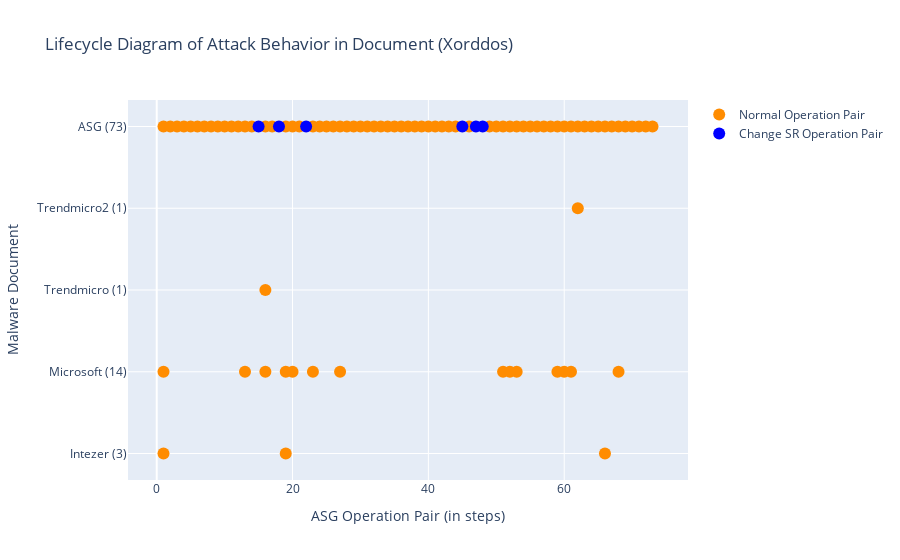

This figure's notebook cell:
### Markdown cell above
### Run Script: draw Lifecycle diagram
- 兩個 traces (legend) 一般的 OP 和 ChangeSys OP。分兩個顏色，不重疊。
- x: [a,a,a,a,b,b,b,c,c,c] 不同 report 的 step 可以放同一個 list，因為屬於同個 trace。

### Code cell
# import plotly.express as px
import plotly.graph_objects as go

def symmetric_difference(list1: list, list2: list) -> list:
    ''' return list1 - list2. '''
    s = set(list2)
    temp3 = [x for x in list1 if x not in s]
    return temp3

def draw_lifecycle(fset:FamilySet):
    familname = fset.familyname
    # reportnames = [rem.reportname for rem in fset.rem_lst if len(rem.match_regex)]

    fig = go.Figure()
    x, y = [], []
    x_sys, y_sys = [], []
    for i, rem in enumerate(fset.rem_lst):
        if len(rem.OPset_order_index) == 0:
            continue

        numOfDot = len(rem.OPset_order_index)
        reportname = rem.reportname.split('.')[0]
        reportname = reportname.split('-')[1]
        if reportname == 'Ms':
            reportname = 'Microsoft'
        reportname += f' ({numOfDot})'
        x_sys.extend(rem.SysOPset_order_index) # 改變系統設定檔的 OP
        y_sys.extend([reportname] * len(rem.SysOPset_order_index))
        current_x_normal = symmetric_difference(rem.OPset_order_index, rem.SysOPset_order_index) # 一般的/其餘的 OP
        # print(reportname, 'numOfDot', numOfDot, 'rem.OPset_order_index', rem.OPset_order_index)
        # print('x_normal', current_x_normal, 'x_sys', rem.SysOPset_order_index)
        x.extend(current_x_normal)
        y.extend([reportname] * len(current_x_normal))
        pass
    # todo: add baseline's lifecycle
    print()
    rowname = f'ASG ({len(fset.sample.OPset)})'
    current_x_system = fset.sample.OPset_sysOnly_ordered_index
    current_x_normal = symmetric_difference(list(range(len(fset.sample.OPset))), current_x_system) # all steps - sysobj steps
    # print(sorted(current_x_system)) # 只能放UPDATE的，OPEN/READ不能喔
    x_sys.extend(current_x_system)
    y_sys.extend([rowname] * len(current_x_system)) 
    x.extend(current_x_normal)
    y.extend([rowname] * len(current_x_normal))
    # print(rowname, len(fset.sample.OPset), len(current_x_system), len(current_x_normal))
    
    # normal OPs
    x = [idx+1 for idx in x] # add 1 to each asg index
    fig.add_trace(go.Scatter(
        x=x,
        y=y,
        marker=dict(color="darkorange", size=12),
        mode="markers",
        name="Normal Operation Pair",
    ))

    # changeSysObj OPs
    x_sys = x = [idx+1 for idx in x_sys]
    fig.add_trace(go.Scatter(
        x=x_sys,
        y=y_sys,
        marker=dict(color="blue", size=12),
        mode="markers",
        name="Change SR Operation Pair",
    ))

    fig.update_layout(title=f"Lifecycle Diagram of Attack Behavior in Document ({familname})",
                    xaxis_title="ASG Operation Pair (in steps)",
                    yaxis_title="Malware Document")
    fig.show()
    pass

draw_lifecycle(fset)

### Figure 1 — Plotly figure (JSON) as saved in the notebook; plotly's stock layout.template omitted (floating-point values rounded to 4 significant figures)
{"data": [{"marker": {"color": "darkorange", "size": 12}, "mode": "markers", "name": "Normal Operation Pair", "type": "scatter", "x": [66, 19, 1, 51, 16, 23, 19, 13, 61, 1, 53, 60, 27, 20, 68, 52, 59, 16, 62, 1, 2, 3, 4, 5, 6, 7, 8, 9, 10, 11, 12, 13, 14, 16, 17, 19, 20, 21, 23, 24, 25, 26, 27, 28, 29, 30, 31, 32, 33, 34, 35, 36, 37, 38, 39, 40, 41, 42, 43, 44, 46, 49, 50, 51, 52, 53, 54, 55, 56, 57, 58, 59, 60, 61, 62, 63, 64, 65, 66, 67, 68, 69, 70, 71, 72, 73], "y": ["Intezer (3)", "Intezer (3)", "Intezer (3)", "Microsoft (14)", "Microsoft (14)", "Microsoft (14)", "Microsoft (14)", "Microsoft (14)", "Microsoft (14)", "Microsoft (14)", "Microsoft (14)", "Microsoft (14)", "Microsoft (14)", "Microsoft (14)", "Microsoft (14)", "Microsoft (14)", "Microsoft (14)", "Trendmicro (1)", "Trendmicro2 (1)", "ASG (73)", "ASG (73)", "ASG (73)", "ASG (73)", "ASG (73)", "ASG (73)", "ASG (73)", "ASG (73)", "ASG (73)", "ASG (73)", "ASG (73)", "ASG (73)", "ASG (73)", "ASG (73)", "ASG (73)", "ASG (73)", "ASG (73)", "ASG (73)", "ASG (73)", "ASG (73)", "ASG (73)", "ASG (73)", "ASG (73)", "ASG (73)", "ASG (73)", "ASG (73)", "ASG (73)", "ASG (73)", "ASG (73)", "ASG (73)", "ASG (73)", "ASG (73)", "ASG (73)", "ASG (73)", "ASG (73)", "ASG (73)", "ASG (73)", "ASG (73)", "ASG (73)", "ASG (73)", "ASG (73)", "ASG (73)", "ASG (73)", "ASG (73)", "ASG (73)", "ASG (73)", "ASG (73)", "ASG (73)", "ASG (73)", "ASG (73)", "ASG (73)", "ASG (73)", "ASG (73)", "ASG (73)", "ASG (73)", "ASG (73)", "ASG (73)", "ASG (73)", "ASG (73)", "ASG (73)", "ASG (73)", "ASG (73)", "ASG (73)", "ASG (73)", "ASG (73)", "ASG (73)", "ASG (73)"]}, {"marker": {"color": "blue", "size": 12}, "mode": "markers", "name": "Change SR Operation Pair", "type": "scatter", "x": [18, 45, 15, 22, 48, 47], "y": ["ASG (73)", "ASG (73)", "ASG (73)", "ASG (73)", "ASG (73)", "ASG (73)"]}], "layout": {"title": {"text": "Lifecycle Diagram of Attack Behavior in Document (Xorddos)"}, "xaxis": {"title": {"text": "ASG Operation Pair (in steps)"}}, "yaxis": {"title": {"text": "Malware Document"}}}}
